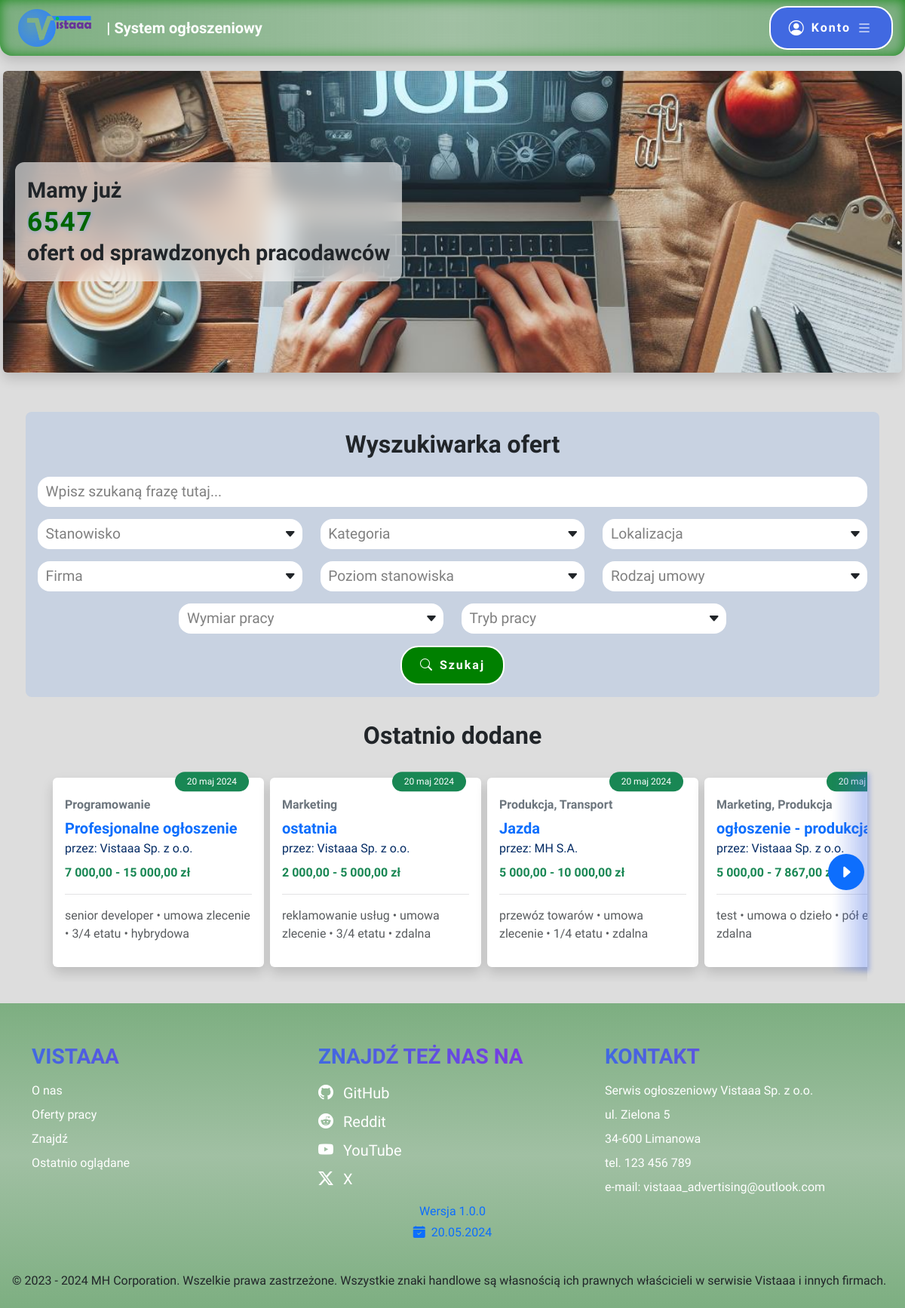
The page / on the database its author committed.
### tables this page shows
CREATE TABLE `advertisement` (
  `advertisement_id` int(10) UNSIGNED NOT NULL,
  `title` varchar(100) NOT NULL,
  `company_id` int(10) UNSIGNED NOT NULL,
  `position_name` varchar(50) NOT NULL,
  `position_level` varchar(50) NOT NULL,
  `contract_type` enum('Umowa o pracę','Umowa zlecenie','Umowa o dzieło') NOT NULL,
  `employment_type` enum('Pełny etat','Pół etatu','1/4 etatu','3/4 etatu','Staż','Praktyki','Wolontariat') NOT NULL,
  `work_type` enum('Zdalna','Stacjonarna','Hybrydowa') NOT NULL,
  `salary_lowest` decimal(8,2) DEFAULT NULL,
  `salary_highest` decimal(8,2) NOT NULL,
  `work_days` varchar(50) NOT NULL,
  `date_added` datetime NOT NULL,
  `date_expiration` datetime NOT NULL,
  `responsibilities` text NOT NULL,
  `requirements` text NOT NULL,
  `offer` text NOT NULL
);

CREATE TABLE `company` (
  `company_id` int(10) UNSIGNED NOT NULL,
  `email` varchar(254) NOT NULL,
  `password` varchar(244) NOT NULL,
  `name` varchar(100) NOT NULL,
  `description` text DEFAULT NULL,
  `street` varchar(100) DEFAULT NULL,
  `number` varchar(10) DEFAULT NULL,
  `city` varchar(50) DEFAULT NULL,
  `postcode` varchar(10) DEFAULT NULL
);

### index.php (the view, shortened to what this page needs)
<!DOCTYPE html>
<html lang="pl">
<head>
    <link href="https://cdn.jsdelivr.net/npm/bootstrap@5.3.3/dist/css/bootstrap.min.css" rel="stylesheet">
    <link rel="stylesheet" href="https://cdn.jsdelivr.net/npm/bootstrap-icons@1.11.3/font/bootstrap-icons.min.css">
    <link rel="stylesheet" href="style.css">
</head>
<body id="mainpageBody">
	<?php
		include "header.php";
		require "connect.php";
		$connect = new mysqli($host, $db_user, $db_password, $db_name);
		$connect->set_charset('utf8mb4');
	?>
	<main>
		<article id="banner" class="rounded m-1 shadow">
			<section class="p-3 m-3 fw-bold">
				<div>
					Mamy już
					<div id="counter"></div>
					ofert od sprawdzonych pracodawców
				</div>
			</section>
		</article>
		<article class="container-md d-flex flex-column mt-5 p-1" style="gap: 1.5rem;">
			<section class="p-3 rounded-3 bg-primary bg-opacity-10" id="offerSearch">
				<h2 class="text-center py-2">Wyszukiwarka ofert</h2>
				<form action="offers.php" method="GET">
					<div class="position-relative formInput mt-3">
                        <input type="search" id="search" name="search" minlength="3" maxlength="100" placeholder="Wpisz szukaną frazę tutaj..." class="rounded-4 border-0 w-100 py-2 px-3">
                         <label for="search" class="position-absolute">Wpisz szukaną frazę tutaj...</label>
                    </div>
					<div class="row justify-content-center" id="searchCheckboxes">
						<div class="col-12 col-md-6 col-lg-4">
							<div class="position-relative formInput mt-3">
                        		<input type="text" id="position_search" form="nosubmit" placeholder="" class="rounded-4 border-0 w-100 py-2 px-3 pe-4" readonly>
                         		<label for="position_search" class="position-absolute">Stanowisko</label>
                    		</div>
						</div>
						<div class="col-12 col-md-6 col-lg-4">
							<div class="position-relative formInput mt-3">
                        		<input type="text" id="category_search" form="nosubmit" placeholder="" class="rounded-4 border-0 w-100 py-2 px-3 pe-4" readonly>
                         		<label for="category_search" class="position-absolute">Kategoria</label>
                    		</div>
						</div>
						<div class="col-12 col-md-6 col-lg-4">
							<div class="position-relative formInput mt-3">
                        		<input type="text" id="location_search" form="nosubmit" placeholder="" class="rounded-4 border-0 w-100 py-2 px-3 pe-4" readonly>
                         		<label for="location_search" class="position-absolute">Lokalizacja</label>
                    		</div>
						</div>
						<div class="col-12 col-md-6 col-lg-4">
							<div class="position-relative formInput mt-3">
                        		<input type="text" id="company_search" form="nosubmit" placeholder="" class="rounded-4 border-0 w-100 py-2 px-3 pe-4" readonly>
                         		<label for="company_search" class="position-absolute">Firma</label>
                    		</div>
						</div>
						<div class="col-12 col-md-6 col-lg-4">
							<div class="position-relative formInput mt-3">
                        		<input type="text" id="position_level_search" form="nosubmit" placeholder="" class="rounded-4 border-0 w-100 py-2 px-3 pe-4" readonly>
                         		<label for="position_level_search" class="position-absolute">Poziom stanowiska</label>
                    		</div>
						</div>
						<div class="col-12 col-md-6 col-lg-4">
							<div class="position-relative formInput mt-3">
                        		<input type="text" id="contract_type_search" form="nosubmit" placeholder="" class="rounded-4 border-0 w-100 py-2 px-3 pe-4" readonly>
                         		<label for="contract_type_search" class="position-absolute">Rodzaj umowy</label>
                    		</div>
						</div>
						<div class="col-12 col-md-6 col-lg-4">
							<div class="position-relative formInput mt-3">
                        		<input type="text" id="employment_type_search" form="nosubmit" placeholder="" class="rounded-4 border-0 w-100 py-2 px-3 pe-4" readonly>
                         		<label for="employment_search" class="position-absolute">Wymiar pracy</label>
                    		</div>
						</div>
						<div class="col-12 col-md-6 col-lg-4">
							<div class="position-relative formInput mt-3">
                        		<input type="text" id="work_type_search" form="nosubmit" placeholder="" class="rounded-4 border-0 w-100 py-2 px-3 pe-4" readonly>
                         		<label for="work_type_search" class="position-absolute">Tryb pracy</label>
                    		</div>
						</div>
					</div>
					<div class="row text-center mt-3">
							<button type="submit" class="w-75 successButton w-auto mx-auto text-decoration-none" href="#"><i class="bi bi-search me-2"></i>Szukaj</button>
					</div>
				</form>
			</section>
			<section id="recentlyViewedOffers">
				<?php
					$months = array("stycznia", "lutego", "marca", "kwietnia", "maja", "czerwca", "lipca", "sierpnia", "września", "października", "listopada", "grudnia");
					if(isset($_COOKIE["vistaaaRecentlyViewedOffers"]) && !empty($_COOKIE["vistaaaRecentlyViewedOffers"]))
					{
						$heading = "oglądane";
						$recentlyViewed = json_decode($_COOKIE["vistaaaRecentlyViewedOffers"]);
					}
					else
					{
						$heading = "dodane";
						$recentOffers = $connect->execute_query("SELECT advertisement_id FROM advertisement ORDER BY date_added DESC LIMIT 10");
						$recentlyViewed = array();
						while($row = $recentOffers->fetch_assoc())
							array_push($recentlyViewed, $row["advertisement_id"]);
					}
					echo "<h2 class='text-center py-2'>Ostatnio $heading</h2>";
					echo "<div class='position-relative'><button type='button' title='Wstecz' class='position-absolute border-0 rounded-circle bg-primary text-white'><i class='bi bi-caret-left-fill fs-5'></i></button><div class='d-flex overflow-y-auto'>";
					foreach($recentlyViewed as $id)
					{
						$offerResult = $connect->execute_query("SELECT *, IF(date_expiration >= NOW(), 1, 0) AS available FROM advertisement INNER JOIN company USING(company_id) WHERE advertisement_id = ?", [$id]);
						if($offerResult->num_rows > 0)
						{
							while($row = $offerResult->fetch_assoc())
							{
								echo "<div class='flex-shrink-0'>";
								echo "<a data-offer='".$row["advertisement_id"]."' class='d-block w-100 text-decoration-none bg-white shadow rounded position-relative p-3 pt-4 position-relative jobOffer ".($row["available"] == 0 ? " jobOfferDisabled" : "")."' href='offerdetails.php?id=".$row["advertisement_id"]."'>";
								$date_added = new DateTime($row["date_added"]);
								echo "<div class='position-absolute bg-success text-white rounded-pill py-1 px-3 top-0'>".$date_added->format("j")." ".mb_substr($months[(int)($date_added->format("n")) - 1], 0, 3)." ".$date_added->format("Y")."</div>";
								$categoryResult = $connect->execute_query('SELECT name FROM advertisement_category INNER JOIN category USING(category_id) WHERE advertisement_id = ?', [$row["advertisement_id"]]);
								$categoryArray = array();
								while($categoryRow = $categoryResult->fetch_assoc())
									array_push($categoryArray, $categoryRow["name"]);
								echo "<p class='text-secondary fw-bold fs-6 mb-1 me-4'>".implode(", ", $categoryArray)."</p>";
								echo "<p class='text-primary fw-bold fs-5 mb-0'>{$row["title"]}</p>";
								echo "<p class='text-primary-emphasis mb-2'>przez: ".$row["name"]."</p>";
								echo "<p class='text-success fw-bold'>".(is_null($row["salary_lowest"]) ? number_format($row["salary_highest"], 2, ",", " ") : number_format($row["salary_lowest"], 2, ",", " ")." - ".number_format($row["salary_highest"], 2, ",", " "))." zł</p>";
								echo "<hr class='text-body-tertiary'>";
								echo "<p class='text-body-secondary'>".mb_strtolower($row["position_level"])." &#x2022; ".mb_strtolower($row["contract_type"])." &#x2022; ".strtolower($row["employment_type"])." &#x2022; ".mb_strtolower($row["work_type"])."</p>";
								echo "</a>";
								echo "</div>";
							}
						}
					}
					echo "</div><button type='button' title='Dalej' class='position-absolute border-0 rounded-circle bg-primary text-white'><i class='bi bi-caret-right-fill fs-5'></i></button></div>";
				?>
			</section>
		</article>
	</main>
	<?php
		include "footer.php";
	?>
</body>
</html>

### style.css (style rules this page uses)
html, body { scrollbar-width: thin; scrollbar-color: var(--bs-primary) lightgray; font-family: Itim, cursive; }
.jobOffer > *:first-child { font-size: .75rem; font-family: Itim, cursive; transform: translateY(-30%); right: 1.25rem }
.jobOffer { font-family: 'Signika Negative', sans-serif; transition: .3s ease-in-out; }
.formInput > label { font-size: 0.8rem; top: -10px; left: 10px; padding-left: 5px; padding-right: 5px; z-index: 10; border-radius: 3px; background-color: white; transition: all 150ms ease-in-out; color: white; text-transform: uppercase; font-weight: bold; background-color: rgb(101 163 106); font-family: 'Signika Negative', sans-serif; }
#recentlyViewedOffers > div { padding: 0 1rem; }
#recentlyViewedOffers > div > div { gap: .5rem; padding: 1.25rem; }
#recentlyViewedOffers > div::after, #recentlyViewedOffers > div::before { content: ''; position: absolute; inset: calc(1.25rem - 6px) .8rem auto auto; width: 80px; height: calc(100% - 2.5rem + 12px); display: block; pointer-events: none; background-image: linear-gradient(to right, transparent 40%, rgb(65 105 225 / .5)); filter: blur(3px); z-index: 1; opacity: 0; transition: opacity .5s ease-in-out; }
#recentlyViewedOffers > div::before { inset: calc(1.25rem - 6px) auto auto .8rem; transform: scaleX(-1); }
#recentlyViewedOffers.moreRight > div::after, #recentlyViewedOffers.moreLeft > div::before { opacity: .8; }
#recentlyViewedOffers > div > div > div { width: 280px; }
.formInput > :is(input, textarea):placeholder-shown:not(:focus) ~ label { font-size: 1.2rem; top: 50%; transform: translateY(-50%); left: .35rem; pointer-events: none; text-transform: none; font-weight: normal; background-color: white; color: gray; }
body { padding-right: 0 !important; }
:is(h1, h2, h3, h4, h5, h6) { font-family: 'Signika Negative', sans-serif; font-weight: bold; }
body { min-height: 100vh; background-color: #DDD; display: flex; flex-direction: column; }
main { flex: 1; margin-top: 1rem; }
#banner { min-height: 400px; background-image: url(finding_job.jpg); background-position: center; background-size: cover; display: flex; align-items: center; font-family: 'Signika Negative', sans-serif; }
#banner section { background-color: rgb(255 255 255 / .6); border-radius: .75rem; backdrop-filter: blur(15px); max-width: 80%; width: fit-content; font-size: 1.8rem; }
#counter { display: flex; gap: .1rem; height: 2.5rem; overflow: hidden; }
.commonButton, .successButton, .dangerButton { border: 2px solid; font-weight: bold; border-radius: 1.5rem; letter-spacing: 2px; margin: 0 .25rem; padding: .75rem 1.5rem; font-family: 'Signika Negative', sans-serif; transition: .3s ease-in-out; color: white; }
.successButton { background-color: green; }
#editOfferButton, #recentlyViewedOffers > div > button { width: 3rem; height: 3rem; transition: .3s ease-in-out; transform: translateY(.5rem); z-index: 2; }
#recentlyViewedOffers > div > button { top: 50%; left: 1.25rem; transform: translateY(-50%); visibility: hidden; opacity: 0; transition: opacity .5s ease-in-out, visibility .1s, filter .3s ease-in-out; }
:is(#recentlyViewedOffers.moreRight > div > button:last-of-type, #recentlyViewedOffers.moreLeft > div > button:first-of-type) { visibility: visible; opacity: 1; }
#recentlyViewedOffers > div > button:last-of-type { left: initial; right: 1.25rem; }
#searchCheckboxes input { cursor: pointer; transition: .5s ease-in-out; text-overflow: ellipsis; }
#searchCheckboxes > div > div::after { font-family: 'Bootstrap-icons'; content: '\F229'; position: absolute; right: .5rem; top: 0; height: 100%; display: flex; align-items: center; pointer-events: none; }

### rows shown on the page
advertisement: date_added "20", date_added "maj", date_added "2024", categoryArray "Programowanie", title "Profesjonalne ogłoszenie", company.name "Vistaaa Sp. z o.o.", salary_lowest "7 000,00", salary_highest "15 000,00", position_level "senior developer", contract_type "umowa zlecenie", employment_type "3/4 etatu", work_type "hybrydowa"
advertisement: date_added "20", date_added "maj", date_added "2024", categoryArray "Marketing", title "ostatnia", company.name "Vistaaa Sp. z o.o.", salary_lowest "2 000,00", salary_highest "5 000,00", position_level "reklamowanie usług", contract_type "umowa zlecenie", employment_type "3/4 etatu", work_type "zdalna"
advertisement: date_added "20", date_added "maj", date_added "2024", categoryArray "Produkcja, Transport", title "Jazda", company.name "MH S.A.", salary_lowest "5 000,00", salary_highest "10 000,00", position_level "przewóz towarów", contract_type "umowa zlecenie", employment_type "1/4 etatu", work_type "zdalna"
advertisement: date_added "20", date_added "maj", categoryArray "Marketing, Produkcja", title "ogłoszenie -…", company.name "Vistaaa Sp. z o.o.", salary_lowest "5 000,00", salary_highest "7 867,00", position_level "test", contract_type "umowa o dzieło", employment_type "pół…", work_type "zdalna"

### other values the page prints
$pageName "System ogłoszeniowy"
$heading "dodane"
$version['major'] "1"
$version['minor'] "0"
$version['patch'] "0"
$version["releaseDate"]->format("d.m.Y") "20.05.2024"
$version["releaseDate"]->format("Y") "2024"
